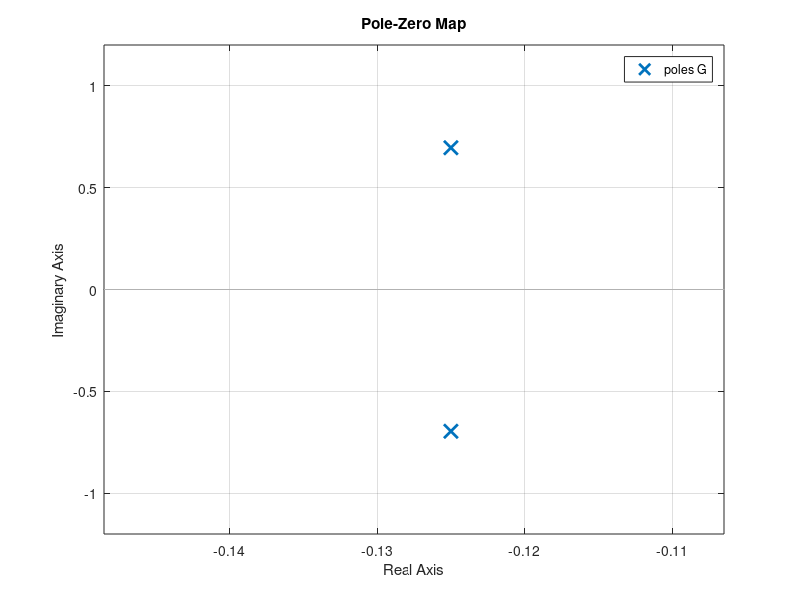
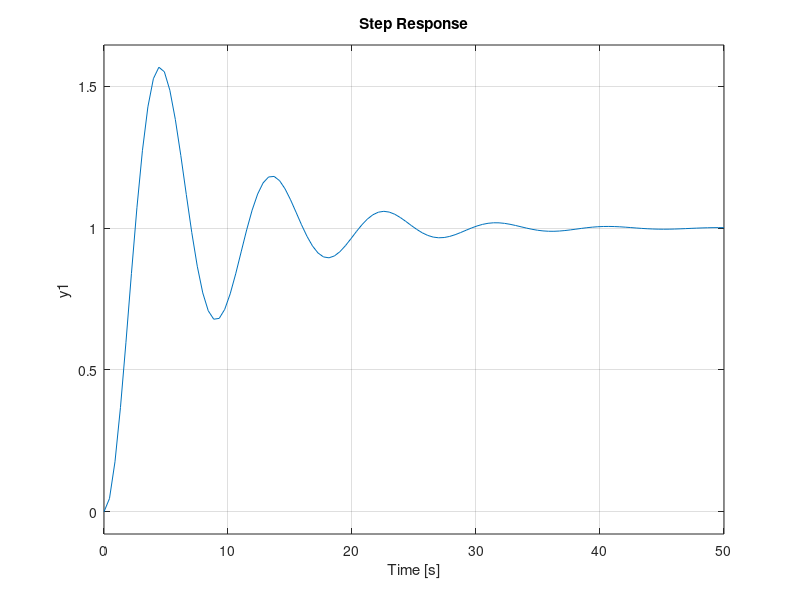

Write MATLAB code to recreate these figures, in order. (Note: this script raises an error after producing the figures.)
%
% Sistema del secondo ordine
%
close all; clear all; clc;

%% parametri del sistema

k = 1.0;
b = 0.5;
M = 2;

mu = 1/k;
xi = b/(2*sqrt(k*M));
omegan = sqrt(k/M);

s = tf('s');
%% definizione del sistema
fprintf('Funzione di trasferimento:\n');
if 0
    % fdt
    G = mu*omegan^2/(s^2 + 2*xi*omegan*s + omegan^2)
else
    % spazio degli stati
    A = [0 1; -k/M, -b/M];
    B = [0; 1/M];
    C = [1 0];
    D = 0;
    G = ss(A,B,C,D);
    tf(G)
end

%%

% elenco dei poli
poles = pole(G);
fprintf('Poli del sistema:\n');
disp(poles);


% diagramma poli/zeri
figure;
pzmap(G);

% risposta al gradino
figure;
step(G);grid on;

% proprietà della risposta
epsilon = 5; % percentuale per trovare tempo di assestamento
sinfo = stepinfo(G,'SettlingTimeThreshold', epsilon/100);
settling_time = sinfo.SettlingTime;
percentage_overshoot = 100 * (sinfo.Peak - mu)/mu;
peak_time = sinfo.PeakTime;
fprintf('Il tempo di assestamento ad epsilon = %i%% è di %.2f secondi\n', epsilon, settling_time);
fprintf('La massima sovraelongazione percentuale è di %.2f%%\n', percentage_overshoot);
fprintf('Il tempo di massima sovraelongazione è di %.2f secondi\n', peak_time);
